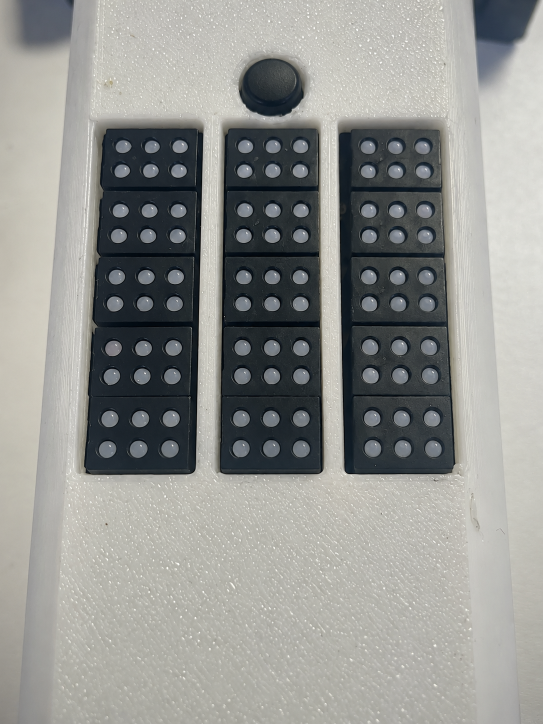
#> input picture hardware/models/BrailleModule_Video/pin_lift_handoff/inputs/11_all_down.png, 1086 x 1448 px (shown at 1/2 size)
$ python step1_detect_dots.py
#> lines starting #> are read from the running program, lines starting #| are printed output that depends on the picture; after the words box and inside, x2 and y2 are one past the last pixel; in counts of white or black regions, pixels touching at a corner belong together
"""Find the 90 pin heads in the all-down plate and order them as a 10 x 9 grid  ->  work/grid.npy
Constants below (search region, brightness 80, blob area) are tuned to THIS image at 1086x1448."""
import numpy as np, cv2, os, config
A = cv2.imread(config.BASE_IMG).astype(np.float32); g = A.mean(2)
reg = np.zeros(g.shape, np.uint8); reg[235:965, 150:945] = 1                 # the array area in this picture
m = ((g > 80) & (reg > 0)).astype(np.uint8)
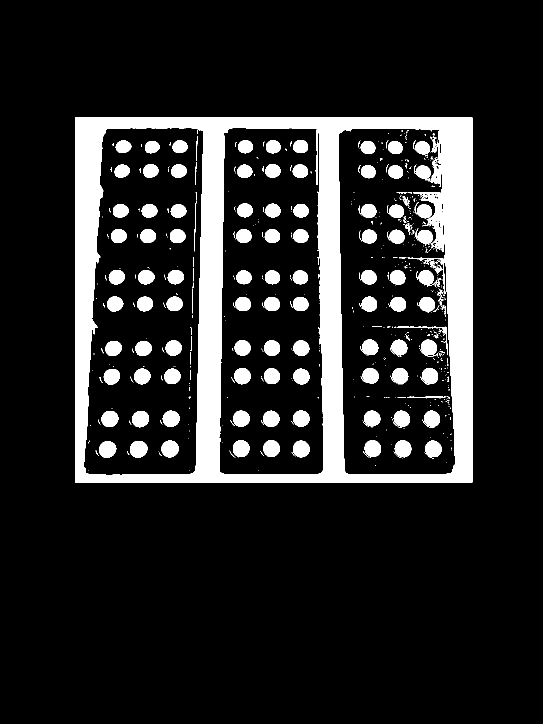
#> m: shape (1448, 1086) (shown at 1/2 size); values 0 (black) and 1 (white), 14.5% white; 641 white regions (506 under 20 px), largest, box (x1, y1, x2, y2) and area: (150, 235, 945, 965) 154977, (260, 882, 295, 916) 940, (323, 881, 357, 915) 923
n, lab, st, cen = cv2.connectedComponentsWithStats(m, 8)
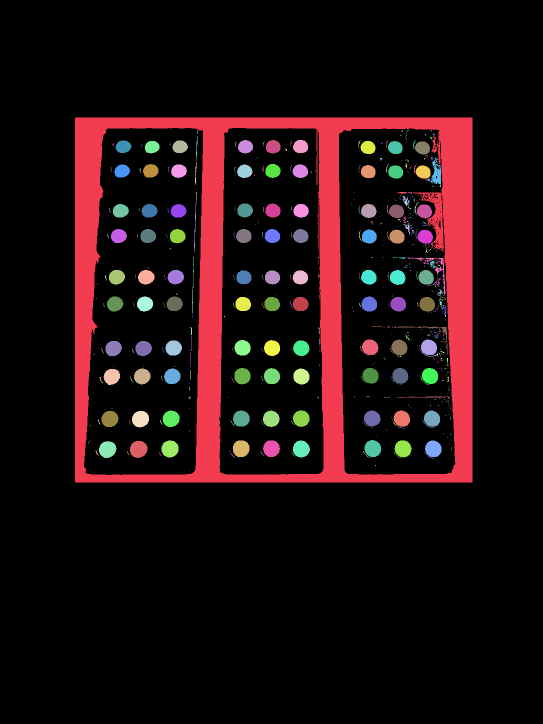
#> lab: shape (1448, 1086) int32 (shown at 1/2 size); 642 distinct labels, from 0 to 641; one colour per label, 0 black
#> n = 642; st = 642 rows, first 6: [0, 0, 1086, 1448, 1345085], [150, 235, 795, 730, 154977], [394, 260, 1, 8, 8], [803, 261, 3, 2, 6], [814, 261, 4, 1, 4], [861, 261, 3, 2, 4]; cen = 642 pairs, first value 176 to 903, second value 261 to 941
dots = np.array([(cen[i][0], cen[i][1], st[i][4], st[i][2], st[i][3]) for i in range(1, n)
                 if 350 < st[i][4] < 1300 and 0.75 < st[i][2] / st[i][3] < 1.33 and st[i][4] / (st[i][2] * st[i][3]) > 0.6])
#> dots = 90 rows, first 6: [246.3, 293, 618, 32, 25], [359.6, 293.2, 616, 31, 25], [490.5, 293.1, 630, 30, 27], [545.9, 293.3, 625, 29, 27], [600.8, 292.8, 637, 30, 26], [303.6, 293.8, 580, 29, 25]
assert len(dots) == 90, 'expected 90 pin heads, found %d' % len(dots)
order = np.argsort(dots[:, 1]); rows = []; cur = [order[0]]
#> after `order = np.argsort(dots[:, 1])`: order = 90 values, max 89 at index 88, min 0 at index 1, mean 44.5
#> after `cur = [order[0]]`: cur = [4]
for i in order[1:]:
    if dots[i, 1] - dots[cur[-1], 1] > 20: rows.append(cur); cur = [i]
    else: cur.append(i)
#> this loop made 89 passes
#> i on passes 9, 36, 45: 10, 38, 47
#> after the loop, cur = [85, 83, 82, 81, 86, 84, 87, 89, 88]; rows = 9 items
rows.append(cur); assert [len(r) for r in rows] == [9] * 10, [len(r) for r in rows]
grid = np.zeros((10, 9, 5))
for r, idx in enumerate(rows): grid[r] = dots[sorted(idx, key=lambda i: dots[i, 0])]
#> this loop made 10 passes
#> idx on passes 1 to 10: [4, 0, 2, 1, 3, 5, 6, 7, 8], [10, 13, 11, 9, 14, 12, 15, 16, 17], [18, 19, 23, 21, 20, 22, 24, 26, 25], [27, 30, 28, 31, 32, 29, 33, 34, 35], [38, 36, 37, 42, 39, 40, 41, 44, 43], [47, 46, 45, 51, 49, 50, 48, 52, 53], [54, 55, 58, 56, 57, 59, 60, 61, 62], [68, 69, 65, 70, 66, 64, 63, 67, 71], [76, 75, 73, 77, 72, 74, 78, 79, 80], [85, 83, 82, 81, 86, 84, 87, 89, 88]
np.save(os.path.join(config.WORK, 'grid.npy'), grid)
print('90 pin heads found. row y:', np.round(grid[:, :, 1].mean(1)).astype(int))
#| 90 pin heads found. row y: [294 342 421 472 554 608 696 752 837 897]
